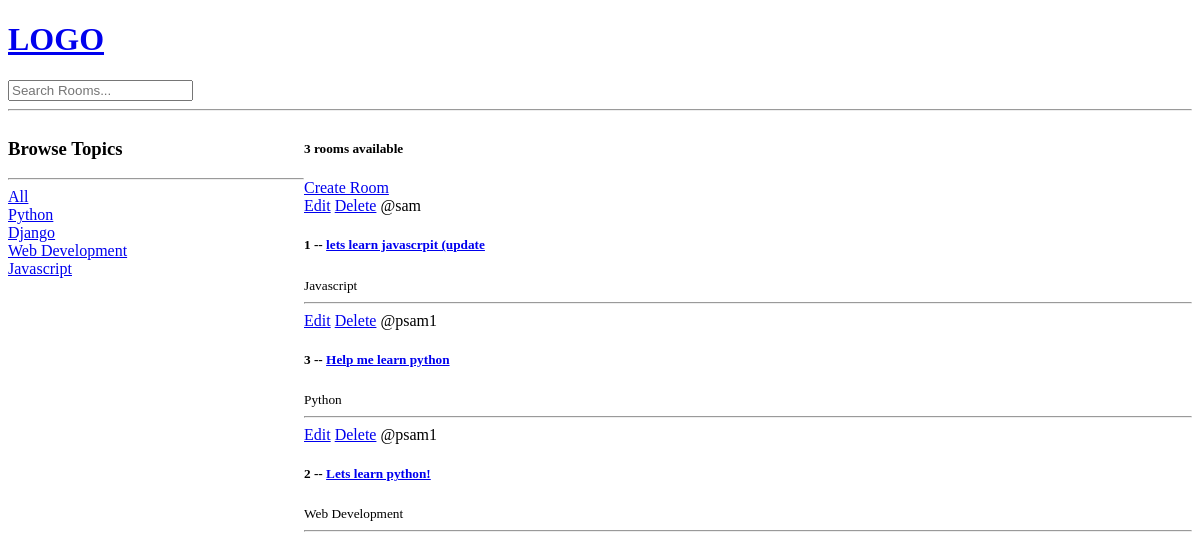
Before: / with the older database file.
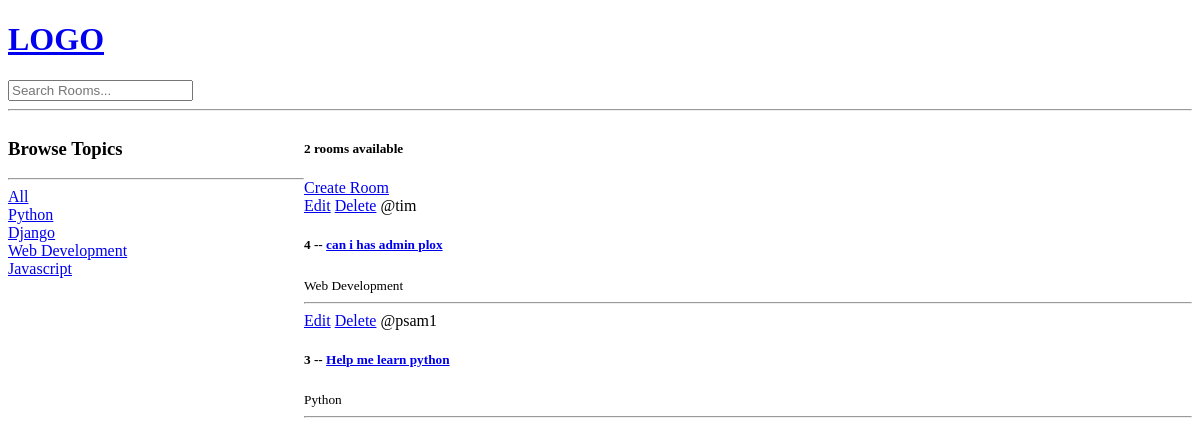
After: the same page with the newer database file.
### base/models.py (models this page shows, shortened)
class Topic(models.Model):
    name = models.CharField(max_length=200)

class Room(models.Model):
    host = models.ForeignKey(User, on_delete=models.SET_NULL, null = True)
    topic = models.ForeignKey(Topic, on_delete=models.SET_NULL, null = True)
    name = models.CharField(max_length=200)
    description = models.TextField(null=True, blank=True)
    updated = models.DateTimeField(auto_now=True)
    created = models.DateTimeField(auto_now_add=True)
    class Meta:
        ordering = ['-updated', "-created"]

### base/views.py (the view)
# urls.py: path('', views.home, name = "home"),
def home(request):
    q = request.GET.get('q') if request.GET.get('q') != None else ''
    rooms = Room.objects.filter(
        Q(topic__name__icontains=q) |
        Q(name__icontains=q) |
        Q(description__icontains=q)
    )
    topics = Topic.objects.all()
    room_count = rooms.count()
    context = {'rooms': rooms, 'topics': topics,'room_count': room_count,}
    return render(request, 'base/home.html', context)

### base/templates/base/home.html (shortened to what this page needs)
{% extends 'main.html' %}
{% block content %}
<div class = "home-container">
    <div>
        <h3>Browse Topics</h3>
        <hr>
        <div>
            <a href="{%url 'home' %}">All</a>
        </div>
        {% for topic in topics %}
            <div>
                <a href="{% url 'home' %}?q={{topic.name}}">{{topic.name}} </a>
            </div>
        {%endfor%}
    </div>
    <div>
        <h5>{{room_count}} rooms available</h5>
        <a href="{% url 'create-room' %}">Create Room</a>
        <div>
            {% for room in rooms %}
            <div>
                <a href="{% url 'update-room' room.id %}">Edit</a>
                <a href="{% url 'delete-room' room.id %}">Delete</a>
                <span>@{{room.host.username}}</span>
                <h5> {{room.id}} -- <a href="{% url 'room' room.id  %}">{{room.name}}</a></h5>
                <small>{{room.topic.name}}</small>
                <hr>
            </div>
            {% endfor %}
        </div>
    </div>
</div>
{% endblock %}

### templates/main.html (shortened to what this page needs)
<!DOCTYPE html>
<html lang="en">
<head>
</head>
<body>
    {% include 'navbar.html' %}
    {% block content %}
    {% endblock %}
</body>
</html>

### templates/navbar.html
<a href="/">
    <h1> LOGO</h1>
</a>
<form method="GET" action = "{% url 'home' %} ">
    <input type="text" name = "q" placeholder="Search Rooms..."/>
</form>
<hr>

### base/templates/base/home.html (style rules this page uses)
.home-container { display: grid; grid-template-columns: 1fr 3fr; }

Changed rows visible on the page:
removed Room: host.username "sam", id "1", name "lets learn javascrpit (update", topic.name "Javascript"
removed Room: host.username "psam1", id "2", name "Lets learn python!", topic.name "Web Development"
added Room: host.username "tim", id "4", name "can i has admin plox", topic.name "Web Development"
Other visible differences:
{{ room_count }}: "3" → "2"
